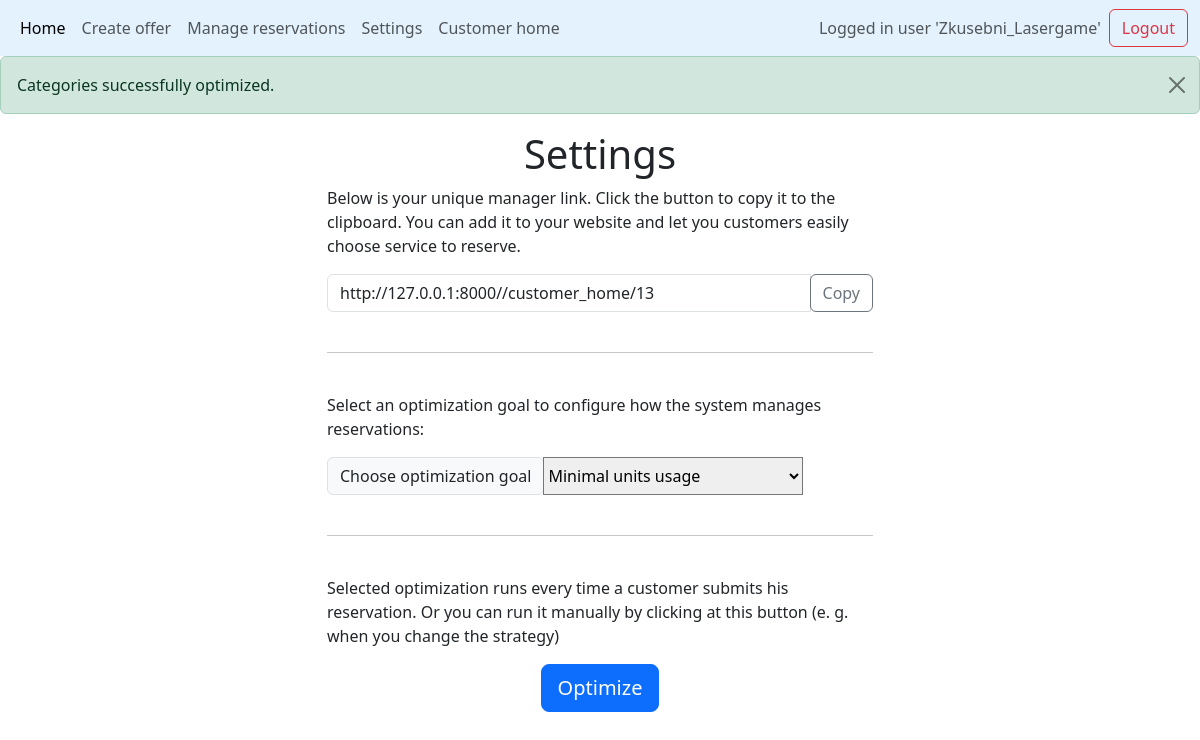
Before: /optimize (signed in) with the older database file.
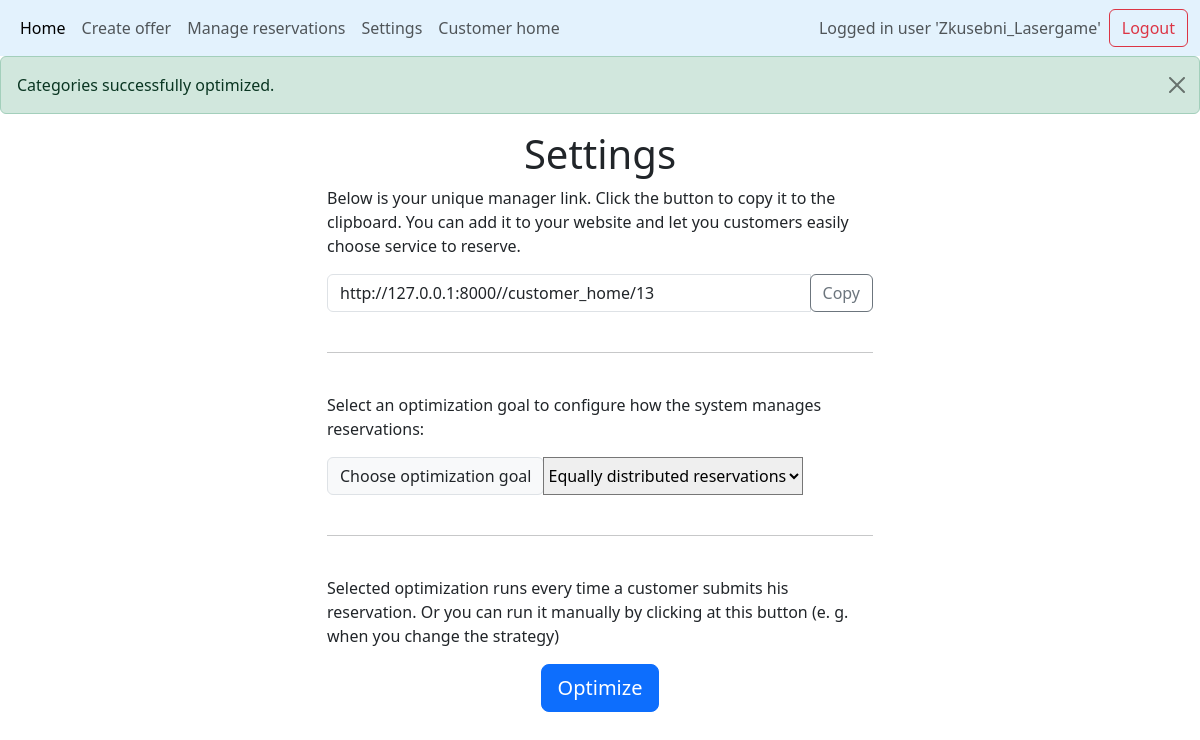
After: the same page with the newer database file.
### base/models.py (models this page shows, shortened)
class ManagerProfile(models.Model):
    user = models.OneToOneField(User, on_delete=models.CASCADE, related_name='managerprofile')
    optimization_strategy = models.CharField(max_length=30, default='min_units', choices=[
        ('min_units', 'Minimal units usage'),
        ('equally_distributed', 'Equally distributed reservations'),
        ('no_optimization','No optimizaton')
    ])
    manager_link = models.URLField(max_length=200, blank=True)

### base/views.py (the view)
# urls.py: path('optimize', views.optimize, name='optimize'),
def optimize(request):
    print("optimized clicked")
    current_user = request.user
    profile = request.user.managerprofile
    print("current_user: ", current_user)
    categories = Category.objects.filter(
        belongs_to_offer__manager_of_this_offer=current_user, category_name="Tenisový kurt"
    )
    start_day = timezone.now().date() + timezone.timedelta(days=1)
    strategy=request.user.managerprofile.optimization_strategy
    if strategy=='no_optimization':
        print('not optimizing')
        error_message = "No optimization strategy was chosen"
        messages.error(request, error_message)
        return render(
        request, "manager_link.html",{'profile':profile}   )
    try:
        day_to_optimize = start_day
        for category in categories:
            print("Optimizing for date:", day_to_optimize)
            optimize_category(category, day_to_optimize)
        print("HOTOVO")
        success_message = "Categories successfully optimized."
        messages.success(request, success_message)
    except Exception as e:
        error_message = f"Failed to optimize categories: {str(e)}"
        messages.error(request, error_message)
    return render(
        request, "manager_link.html",{'profile':profile}
    )

### templates/manager_link.html (shortened to what this page needs)
{% extends 'main.html' %}
{% load crispy_forms_tags %}
{% load static %}
{% block content %}
<div class="container-md">
    <div class="row justify-content-center">
        <div class="col-md-6">
            <h1 class="text-center">Settings</h1>
            <p>Below is your unique manager link. Click the button to copy it to the clipboard. You can add it to your website and let you customers easily choose service to reserve.</p>
            <div class="input-group mb-3">
                <input type="text" class="form-control" id="linkToCopy" value="{{ profile.manager_link }}" readonly>
                <div class="input-group-append">
                    <button class="btn btn-outline-secondary" type="button" id="copyButton">Copy</button>
                </div>
            </div>
            <hr style="margin-top: 40px; margin-bottom: 40px;">
            <p>Select an optimization goal to configure how the system manages reservations:</p>
            <form method="POST" action="{% url 'save_optimization_strategy' %}">
                <div class="input-group mb-3">
                    <div class="input-group-prepend">
                        <label class="input-group-text" for="optimizationStrategy">Choose optimization goal</label>
                    </div>
                    <select class="custom-select" id="optimizationStrategy" name="optimizationStrategy">
                        <option value="min_units" {% if profile.optimization_strategy == "min_units" %}selected{% endif %}>Minimal units usage</option>
                        <option value="equally_distributed" {% if profile.optimization_strategy == "equally_distributed" %}selected{% endif %}>Equally distributed reservations</option>
                    </select>
                </div>
            </form>
            <hr style="margin-top: 40px; margin-bottom: 40px;">
            <p>Selected optimization runs every time a customer submits his reservation. Or you can run it manually by clicking at this button (e. g. when you change the strategy)</p>
            <div class="d-flex justify-content-center">
                <a href="{% url 'optimize' %}" class="btn btn-primary btn-lg" type="button"
                    id="optimizeButton">Optimize</a>
            </div>
        </div>
    </div>
</div>
{% endblock %}

Changed rows visible on the page:
changed ManagerProfile "http://127.0.0.1:8000//customer_home/13": optimizationStrategy "Minimal units usage" → "Equally distributed reservations"
